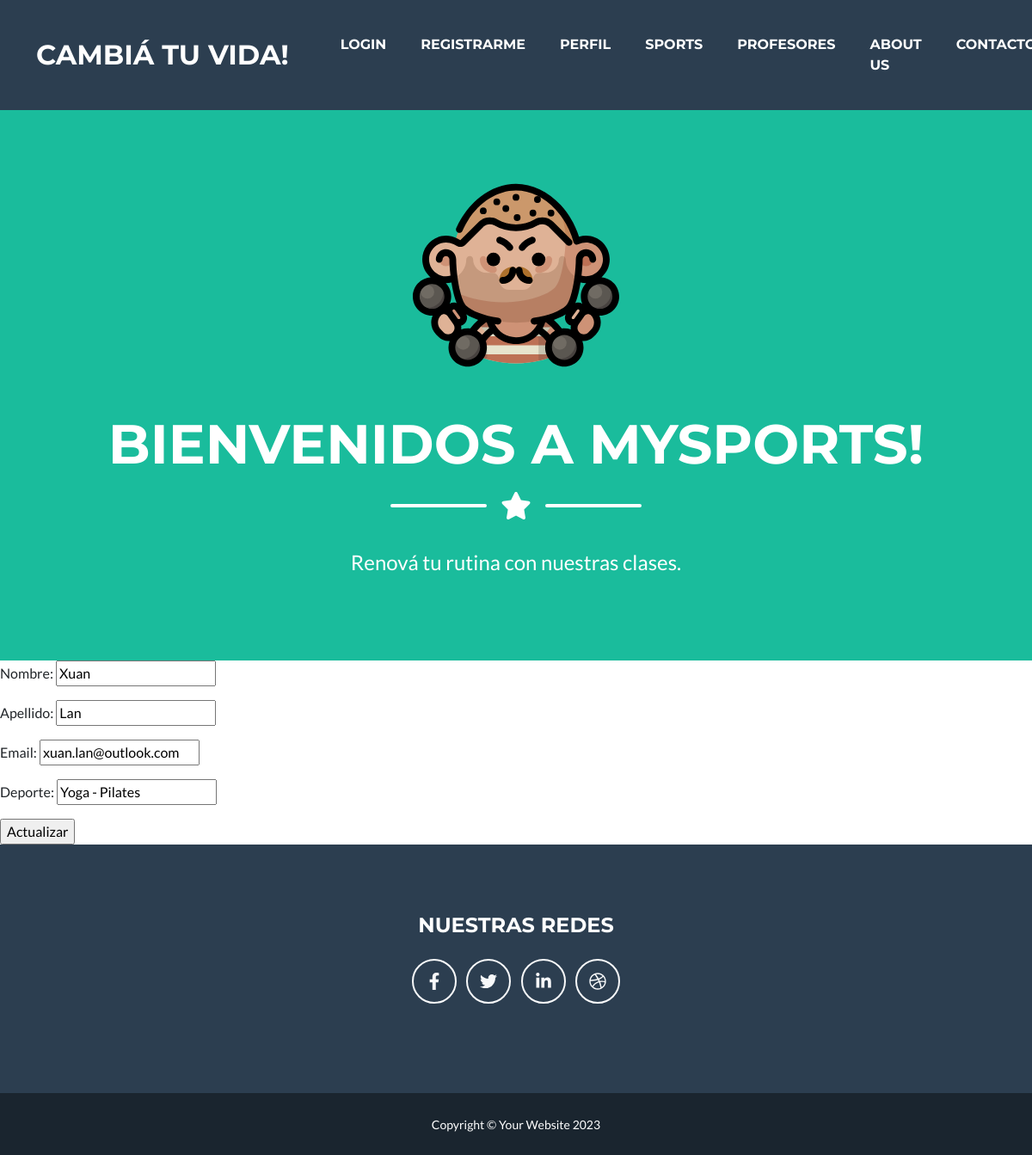
Screenshot of /app-sports/edit-profe/3/ with the database file from the repository.
### libreria/models.py (models this page shows, shortened)
class Profesor(models.Model):
    nombre = models.CharField(max_length=50)
    apellido = models.CharField(max_length=50)
    email = models.EmailField((""), max_length=254)
    deporte = models.CharField(max_length=50)

### libreria/views.py (the view)
# urls.py: path('edit-profe/<int:id>/', editarProfesor, name='editarProfesor'),
def editarProfesor(request, id):
    print('method: ', request.method)
    print ('post: ', request.POST)
    profesor = Profesor.objects.get(id=id)
    if request.method == 'POST':
        miForm = ProfeForm(request.POST)
        if miForm.is_valid():
            data = miForm.cleaned_data
            profesor.nombre = data['nombre']
            profesor.apellido = data['apellido']
            profesor.email = data['email']
            profesor.deporte = data ['deporte']
            profesor.save()
            return HttpResponseRedirect('/app-sports/')
        else:
            return render (request,'inicio.html', {'mensaje': 'Formulario inválido.'})
    else:
        miForm = ProfeForm(initial={
            "nombre" : profesor.nombre ,
            "apellido" : profesor.apellido ,
            "email" : profesor.email,
            "deporte" : profesor.deporte ,
            })
    return render (request, 'editarForm.html', {'miForm': miForm, 'id': profesor.id})

### libreria/forms.py
class ProfeForm(forms.Form):
    nombre = forms.CharField(max_length=50)
    apellido = forms.CharField(max_length=50)
    email = forms.EmailField(max_length=254)
    deporte = forms.CharField(max_length=50)

### libreria/templates/editarForm.html
{% extends 'base.html' %}
{% load static %}
{% block ReciclableContenido %}
<form action="{% url 'editarProfesor' id %}" method="post"> {% csrf_token %}
    {{miForm.as_p}}
    <input type="submit" value="Actualizar">
</form>
{% endblock ReciclableContenido %}

### rows the page displays
Profesor: nombre "Xuan", apellido "Lan", email "xuan.lan@outlook.com", deporte "Yoga - Pilates"
